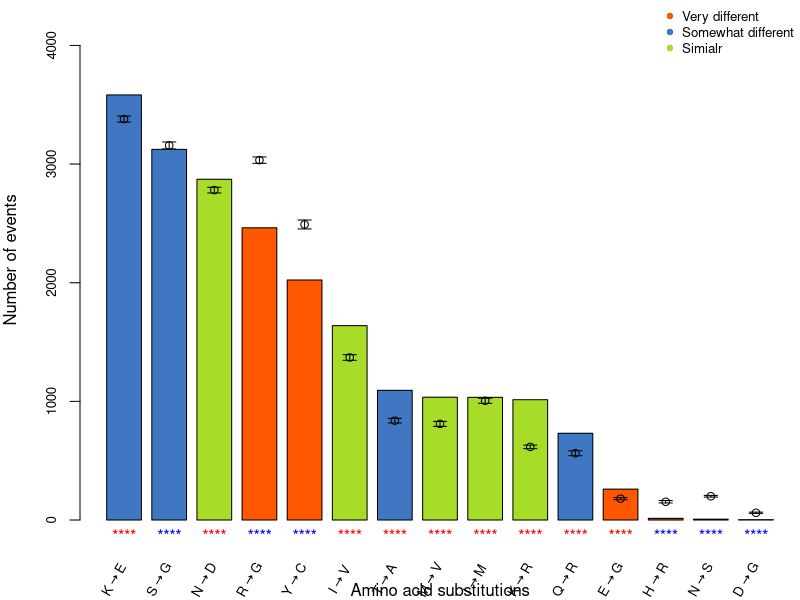

The R script that drew this image:
error.bar <- function(x, y, upper, lower=upper, length=0.1,...){
  if(length(x) != length(y) | length(y) !=length(lower) | length(lower) != length(upper))
    stop("vectors must be same length")
  arrows(x,y+upper, x, y-lower, angle=90, code=3, length=length/1.5, ...)
}

red.colors<-c("red", "#FF5700", "#4077C2", "#A7DD28", "gray")
pdf("pdf/red_sam.a2a.nonsyn.pdf", width = 6, height = 3.5, encoding = "MacRoman")
par(mar=c(4,4,0,0), xpd=T)
a2a<-read.table("sample_a2a/a2a.red.txt", nrows = 15)
red_lvl<-red.colors[a2a$Color+1]
barx<-barplot(as.matrix(t(a2a$Freq)),
              beside = T, col = red_lvl, ylim = c(0, max(a2a)+800),
              xlab = "Amino acid substitutions", axes = F, space = c(0.8,0.3), cex.axis =0.8,
              ylab = "Number of events")
a2a_sam_mean<-read.table("sample_a2a/a2a.sam.mean.txt", nrows = 15)
points(barx, t(a2a_sam_mean), type = "p")
a2a_sam_sd<-read.table("sample_a2a/a2a.sam.sd.txt", nrows = 15)
error.bar(barx, t(a2a_sam_mean), t(a2a_sam_sd))
axis(2, cex.axis = 0.8)
text(barx[1]-0.3, -500, expression(K %->% E), xpd=T, cex=0.8, srt=60)
text(barx[2]-0.3, -500, expression(S %->% G), xpd=T, cex=0.8, srt=60)
text(barx[3]-0.3, -500, expression(N %->% D), xpd=T, cex=0.8, srt=60)
text(barx[4]-0.3, -500, expression(R %->% G), xpd=T, cex=0.8, srt=60)
text(barx[5]-0.3, -500, expression(Y %->% C), xpd=T, cex=0.8, srt=60)
text(barx[6]-0.3, -500, expression(I %->% V), xpd=T, cex=0.8, srt=60)
text(barx[7]-0.3, -500, expression(T %->% A), xpd=T, cex=0.8, srt=60)
text(barx[8]-0.3, -500, expression(M %->% V), xpd=T, cex=0.8, srt=60)
text(barx[9]-0.3, -500, expression(I %->% M), xpd=T, cex=0.8, srt=60)
text(barx[10]-0.3, -500, expression(K %->% R), xpd=T, cex=0.8, srt=60)
text(barx[11]-0.3, -500, expression(Q %->% R), xpd=T, cex=0.8, srt=60)
text(barx[12]-0.3, -500, expression(E %->% G), xpd=T, cex=0.8, srt=60)
text(barx[13]-0.3, -500, expression(H %->% R), xpd=T, cex=0.8, srt=60)
text(barx[14]-0.3, -500, expression(N %->% S), xpd=T, cex=0.8, srt=60)
text(barx[15]-0.3, -500, expression(D %->% G), xpd=T, cex=0.8, srt=60)

# stat test
e1<-read.table("sample_a2a/a2a.red.stat.txt", header = T, check.names=FALSE)
r1<-read.table("sample_a2a/a2a.sam.stat.txt", header = T, check.names=FALSE)
p<-e1
t<-e1
f<-e1
a2a<-names(e1)
for (i in 1:26) {
  n<-a2a[i]
  p[i]<-t.test(r1[[n]], mu = e1[[n]])$p.value
  t[i]<-t.test(r1[[n]], mu = e1[[n]])$statistic
}
fdr<-p.adjust(p, method = "BH")[1:15]

pvs<-c(" ", "****")[as.numeric(fdr<0.00001)+1]
pvs_col = c("red", "blue")[as.numeric(t>0)+1]
text(barx, -100, pvs, col = pvs_col)

legend("topright", pch = c(16,16,16),
       c("Very different", "Somewhat different", "Simialr"),
       cex = 0.8,
       box.lwd = NA,
       col = red.colors[2:4]
       )

dev.off()
